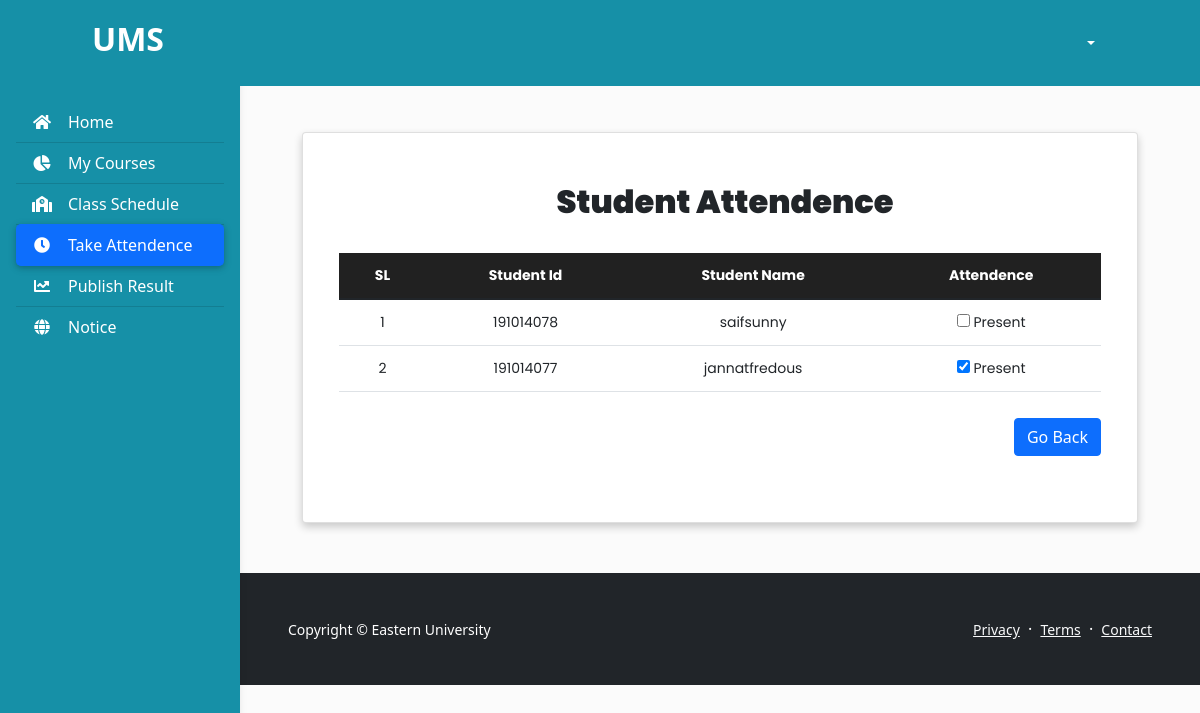
Page /faculty_show_stu_att.php?class_id=11&att_date=2022-01-27 on the committed database.
### tables this page shows
CREATE TABLE `student_att` (
  `sl` int(11) NOT NULL,
  `class_id` int(11) NOT NULL,
  `student_id` int(11) NOT NULL,
  `student_name` varchar(100) NOT NULL,
  `att_status` int(11) NOT NULL,
  `att_date` varchar(50) NOT NULL,
  `course_code` varchar(100) NOT NULL,
  `course_name` varchar(100) NOT NULL,
  `section` varchar(100) NOT NULL
);

### faculty_show_stu_att.php (the view, shortened to what this page needs)
<?php
include_once("./database/config.php");
$username = $_SESSION['username'];
$class_id = $_GET['class_id'];
$att_date = $_GET['att_date'];
?>
<!DOCTYPE html>
<html lang="en">
<head>
    <link href="https://cdn.jsdelivr.net/npm/bootstrap@5.1.3/dist/css/bootstrap.min.css" rel="stylesheet"
>
    <link rel="stylesheet" href="https://pro.fontawesome.com/releases/v5.10.0/css/all.css"
 />
    <link rel="stylesheet" type="text/css" href="./includes/nav.css">
    <link rel="stylesheet" type="text/css" href="./includes/table.css">
</head>
<body>
    <header>
        <nav id="sidebarMenu" class="collapse d-lg-block sidebar collapse" style="background:#1690A7; margin-top:20px">
            <div class="position-sticky">
                <div class="list-group list-group-flush mx-3 mt-4">
                    <a href="faculty_dash.php" class="list-group-item list-group-item-action py-2 " aria-current="true"
                        style="background:#1690A7;Color:white;">
                        <i class="fas fa-home fa-fw me-3"></i><span>Home</span></a>
                    <a href="faculty_course.php" class="list-group-item list-group-item-action py-2 "
                        style="background:#1690A7; Color:white;"><i class="fas fa-chart-pie fa-fw me-3"></i><span>My
                            Courses</span></a>
                    <a href="faculty_schedule.php" class="list-group-item list-group-item-action py-2 "
                        style="background:#1690A7; Color:white;">
                        <i class="fas fa-school fa-fw me-3"></i><span>Class Schedule</span></a>
                    <a href="faculty_att.php" class="list-group-item list-group-item-action py-2 bg-primary active"
                        style="background:#1690A7; Color:white;">
                        <i class="fas fa-clock fa-fw me-3"></i><span>Take Attendence</span></a>
                    <a href="faculty_result.php" class="list-group-item list-group-item-action py-2 "
                        style="background:#1690A7; Color:white;"><i
                            class="fas fa-chart-line fa-fw me-3"></i><span>Publish Result</span></a>
                    <a href="faculty_notice_list.php" class="list-group-item list-group-item-action py-2 "
                        style="background:#1690A7; Color:white;">
                        <i class="fas fa-globe fa-fw me-3"></i><span>Notice</span></a>
                </div>
            </div>
        </nav>
        <nav id="main-navbar" class="navbar navbar-expand-lg navbar-light fixed-top"
            style="background:#1690A7; padding:15px 80px">
            <div class="container-fluid">
                <a class="navbar-brand" href="faculty_dash.php">
                    <h2 style="color:white; font-weight:600;">UMS</h2>
                </a>
                <div class="dropdown">
                    <a class="btn dropdown-toggle" href="#" style="color:white; font-weight:500" role="button"
                        id="dropdownMenuLink" data-bs-toggle="dropdown" aria-expanded="false">
                        <span style="padding-left:10px"><?php echo $username?></span>
                    </a>
                </div>
            </div>
        </nav>
    </header>
    <main style="margin-top: 58px;">
        <div class="container pt-4" style="padding-left:50px; padding-right:50px;">
            <div style="padding: 50px 0;">
                <div class="container">
                    <div class="row">
                        <div class="col-md-12">
                            <div class="card mx-auto"
                                style="text-align:center;padding:50px 20px;box-shadow: 0 4px 8px 0 rgba(0, 0, 0, 0.2); ">
                                <div class="card-title">
                                    <h2 style="padding-left:10px; font-weight:1000">Student Attendence</h2>
                                </div>
                                <div class="card-body" id="card-body">
                                    <form action="" method="POST">
                                        <table class="table">
                                            <thead>
                                                <th>SL</th>
                                                <th>Student Id</th>
                                                <th>Student Name</th>
                                                <th>Attendence</th>
                                            </thead>
                                            <tbody>
                                                <?php
                                            $sql = "SELECT * FROM student_att WHERE class_id='$class_id' AND att_date='$att_date'";
                                            $result = mysqli_query($conn, $sql);
                                            if($result){
                                                $i=1;
                                                while($row=mysqli_fetch_assoc($result)){
                                                    $student_id=$row['student_id'];
                                                    $student_name=$row['student_name'];
                                                    if($row['att_status']=='1'){
                                                        echo '<tr>
                                                        <td>'.$i.'</td>
                                                        <td>'.$student_id.'</td>
                                                        <td>'.$student_name.'</td>
                                                        <td>
                                                        <input type=checkbox name="<?php echo $student_id?>" checked onclick="return false;"/>  Present
                                                        </td>
                                                        </tr>';
                                                    }
                                                    else{
                                                        echo '<tr>
                                                        <td>'.$i.'</td>
                                                        <td>'.$student_id.'</td>
                                                        <td>'.$student_name.'</td>
                                                        <td>
                                                        <input type=checkbox name="<?php echo $student_id?>" onclick="return false;"/>  Present
                                                        </td>
                                                        </tr>';
                                                    }
                                                    $i++;
                                                }
                                            }
                                        ?>
                                            </tbody>
                                        </table>
                                        <div class="d-flex justify-content-end" style="padding-top:10px;">
                                            <a href="faculty_att.php" class="btn btn-primary">Go Back</a>
                                        </div>
                                    </form>
                                </div>
                            </div>
                        </div>
                    </div>
                </div>
            </div>
        </div>
        <?php include_once("./templates/footer.php");?>
    </main>
</body>
</html>

### includes/nav.css (style rules this page uses)
body { background-color: #fbfbfb; }
@media (min-width: 991.98px) { main { padding-left: 240px; } }
.sidebar { position: fixed; top: 0; bottom: 0; left: 0; padding: 58px 0 0; box-shadow: 0 2px 5px 0 rgb(0 0 0 / 5%), 0 2px 10px 0 rgb(0 0 0 / 5%); width: 240px; z-index: 600; }
.sidebar .active { border-radius: 5px; box-shadow: 0 2px 5px 0 rgb(0 0 0 / 16%), 0 2px 10px 0 rgb(0 0 0 / 12%); }

### includes/table.css (style rules this page uses)
* { box-sizing: border-box; margin:0; padding:0; }
.table { width: 100%; border-collapse: collapse; }
.table td,.table th { font-family: 'poppins'; padding:12px 15px; text-align: center; font-size:14px; }
.table th { background-color: #212121; color:#ffffff; }
.card-title { font-family: 'poppins'; display: flex; align-items: center; justify-content: center; }

### rows in the picture
student_att: student "191014078", student_name "saifsunny"
student_att: student "191014077", student_name "jannatfredous"
